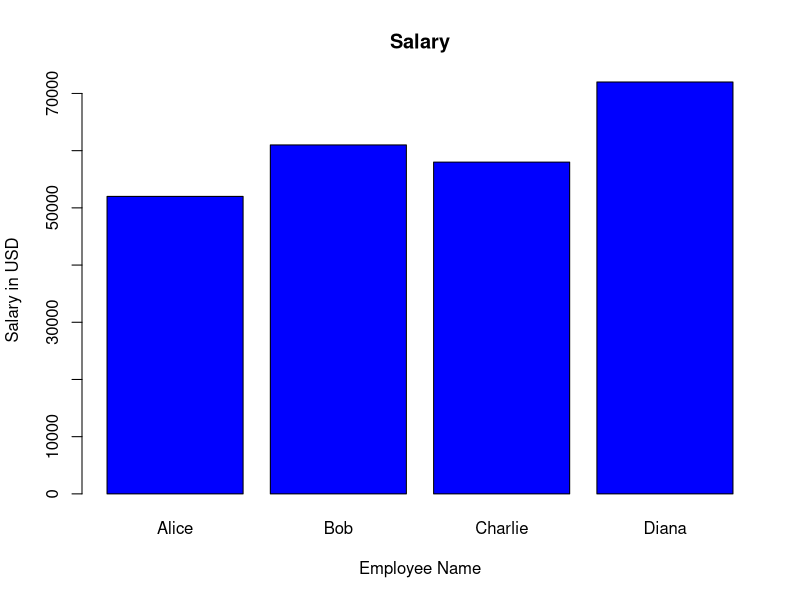

The R source for this figure: (Note: this script raises an error after producing the figure.)


# 1. Create Data (a table called a Data Frame)
# We define names, salaries, and departments
employees <- data.frame(
  name       = c("Alice", "Bob", "Charlie", "Diana"),
  salary     = c(52000, 61000, 58000, 72000),
  department = c("IT", "HR", "IT", "Finance")
)

# 2. View the table in the Console
print("Employee List:")
print(employees)

# 3. Calculate the Average Salary
# We use the mean() function on the 'salary' column
average_salary <- mean(employees$salary)

# 4. Print the result with a message
# The message() function combines text and our calculation
message("The average salary in the company is: $", average_salary)

# 5. Create a Simple Chart (Bar Plot)
# This helps us see who earns the most visually
barplot(employees$salary, 
        names.arg = employees$name, 
        col       = "blue", 
        main      = "Salary",
        ylab      = "Salary in USD",
        xlab      = "Employee Name")

# Create a new column 'bonus' by multiplying salary by 0.10
employees$bonus <- employees$salary * 0.10


# Create a new column 'age' 
employees$age <- year - birthyear


# Create a 'total_pay' column
employees$total_pay <- employees$salary + employees$bonus

print("Updated Table with Bonuses:")
print(employees)
